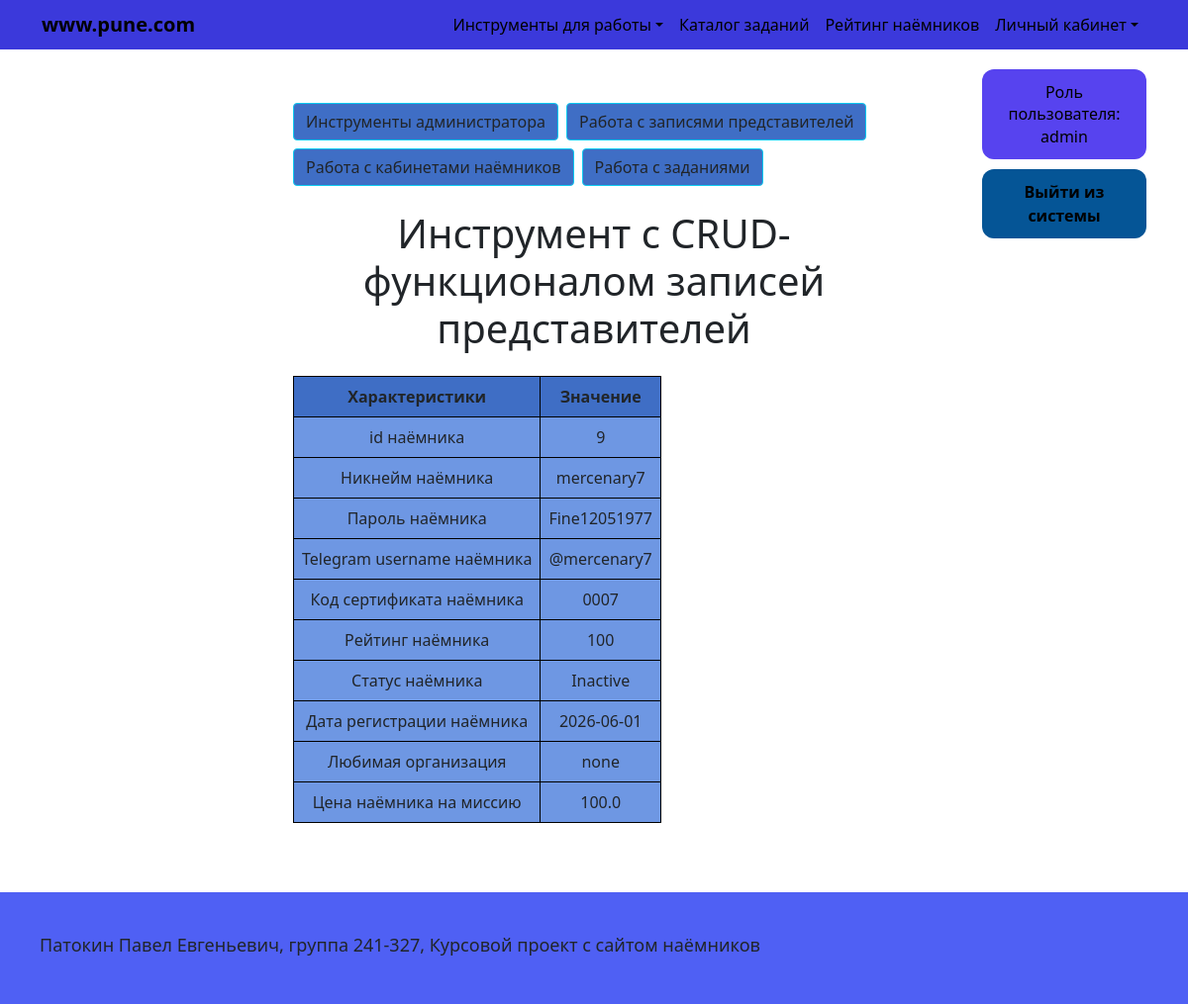
Screenshot of /READ_table_mercenary/9 (signed in) with the database file from the repository.
### app/models.py (models this page shows)
class User(db.Model, UserMixin):
    __tablename__ = "users"
    id = db.Column(db.Integer, primary_key=True)
    username = db.Column(db.Text, unique=True, nullable=False)
    password = db.Column(db.Text, nullable=False)
    registration_date = db.Column(db.Date)
    mercenary = db.relationship("Mercenary", back_populates="user", uselist=False, cascade="all, delete-orphan",)
    member = db.relationship("Member", back_populates="user", uselist=False, cascade="all, delete-orphan",)
    administrator = db.relationship("Administrator", back_populates="user", uselist=False, cascade="all, delete-orphan",)
    @property
    def role(self):
        if self.administrator:
            return "admin"
        if self.member:
            return "member"
        if self.mercenary:
            return "mercenary"
        return None

class Mercenary(db.Model):
    __tablename__ = "mercenaries"
    id_mercenary = db.Column(db.Integer, db.ForeignKey("users.id"), primary_key=True)
    telegram_username = db.Column(db.Text)
    certificate_code = db.Column(db.Text, db.ForeignKey("certificates.certificate_code")) # Код сертификата - текст
    rating_mercenary = db.Column(db.Integer)
    status_mercenary = db.Column(db.Text)
    favourite_fraction = db.Column(db.Text)
    price_mercenary = db.Column(db.Float)
    user = db.relationship("User", back_populates="mercenary")
    certificate = db.relationship("Certificate", back_populates="mercenary", uselist=False)  # #8
    tasks = db.relationship("Task", back_populates="executor")
    reports = db.relationship("Report", back_populates="mercenary")

### app/app.py (the view)
@app.route('/READ_table_mercenary/<int:id>', methods=['GET', 'POST'])
@check_rights(["admin"])
def READ_table_mercenary(id):
    user_role = auth() # Функция, которая отображает роль, если пользователь регистрировался или не регистрировался
    mercenary = (User.query
          .join(Mercenary, User.id == Mercenary.id_mercenary)
          .filter(User.id == id)
          .first()) #Поставляем данные нужного пользователя по его id
    return render_template('admin_tables/READ_table_mercenary.html', user_role=user_role, mercenary=mercenary)

### app/app.py (called while the page is built)
def check_rights(roles):
    def decorator(f):
        @wraps(f)
        def wrapper(*args, **kwargs):
            if not current_user.is_authenticated or current_user.role not in roles:
                flash("У вас недостаточно прав для доступа к данной странице.", "danger")
                return redirect(url_for('main_page'))
            if not current_user.is_authenticated:
                flash("Сначала войдите в систему", "danger")
                return redirect(url_for('authentication'))
            if current_user.role not in roles:
                flash("У вас недостаточно прав для доступа к данной странице.", "danger")
                return redirect(url_for('main_page'))
            return f(*args, **kwargs)
        return wrapper
    return decorator

@login_manager.user_loader
def load_user(user_id):
    return User.query.get(int(user_id))

@app.before_request
def before_request():
    if current_user.is_authenticated:
        user_id = int(current_user.id)
    else:
        user_id = None

def auth():
    if current_user.is_authenticated:
        return current_user.role
    else:
        return "none"

### app/templates/admin_tables/READ_table_mercenary.html
{% extends 'base.html' %}
{% block content %}
    <link rel="stylesheet" href="{{ url_for('static', filename='CRUD_table.css') }}">
    <div class="container py-4">
        <div class="d-flex flex-wrap gap-2 mb-4">
            <a class="btn btn-info text-dark" href="{{ url_for('admin') }}">Инструменты администратора</a>
            <a class="btn btn-info text-dark" href="{{ url_for('CRUD_table_member') }}">Работа с записями представителей</a>
            <a class="btn btn-info text-dark" href="{{ url_for('CRUD_table_mercenary') }}">Работа с кабинетами наёмников</a>
            <a class="btn btn-info text-dark" href="{{ url_for('CRUD_table_task') }}">Работа с заданиями</a>
        </div>
        <h1 class="mb-4">Инструмент с CRUD-функционалом записей представителей</h1>
        <table class="table table-bordered align-middle text-center w-auto">
            <thead>
                <tr>
                    <th>Характеристики</th>
                    <th>Значение</th>
                </tr>
            </thead>
            <tbody>
                <tr>
                    <td>id наёмника</td>
                    <td>{{ mercenary.id }}</td>
                </tr>
                <tr>
                    <td>Никнейм наёмника</td>
                    <td>{{ mercenary.username }}</td>
                </tr>
                <tr>
                    <td>Пароль наёмника</td>
                    <td>{{ mercenary.password }}</td>
                </tr>
                <tr>
                    <td>Telegram username наёмника</td>
                    <td>{{ mercenary.mercenary.telegram_username }}</td>
                </tr>
                <tr>
                    <td>Код сертификата наёмника</td>
                    <td>{{ mercenary.mercenary.certificate_code }}</td>
                </tr>
                <tr>
                    <td>Рейтинг наёмника</td>
                    <td>{{ mercenary.mercenary.rating_mercenary }}</td>
                </tr>
                <tr>
                    <td>Статус наёмника</td>
                    <td>{{ mercenary.mercenary.status_mercenary}}</td>
                </tr>
                <tr>
                    <td>Дата регистрации наёмника</td>
                    <td>{{ mercenary.registration_date }}</td>
                </tr>
                <tr>
                    <td>Любимая организация</td>
                    <td>{{ mercenary.mercenary.favourite_fraction }}</td>
                </tr>
                <tr>
                    <td>Цена наёмника на миссию</td>
                    <td>{{ mercenary.mercenary.price_mercenary }}</td>
                </tr>
            </tbody>
        </table>
    </div>
{% endblock %}

### app/static/base.css (style rules this page uses)
:root { --header-bg: #3b39db; --link-color: #000000; --link-hover: #000000; --link-hover-zone: #262ed3; --menu-bg: #7d63e0; --menu-item: #000000; --menu-hover: #6a4fc9; --main-bg-color: #5743EF; --page-border: #642c7b; --auth-btn: #055596; --auth-btn-hover: #184072; --footer-bg: #4f60f4; }

### app/static/CRUD_table.css (style rules this page uses)
:root { --header-bg: #3b39db; --link-color: #000000; --link-hover: #000000; --link-hover-zone: #262ed3; --menu-bg: #7d63e0; --menu-item: #000000; --menu-hover: #6a4fc9; --main-bg-color: #5743EF; --page-border: #642c7b; --auth-btn: #055596; --auth-btn-hover: #184072; --table-border-color: #000000; --table-thead-color: #3F6EC5; --table-tbody-color: #6E97E3; --btn-sm: #1661EB; --common-text-color: #000000; }
table { border-color: var(--table-border-color); }
thead { background-color: var(--table-thead-color); border-color: var(--table-border-color); }
tbody { background-color: var(--table-tbody-color); border-color: var(--table-border-color); }
.btn-info { background-color: var(--table-thead-color); }

### rows the page displays
User: id "9", username "mercenary7", password "Fine12051977", registration_date "2026-06-01"
Mercenary: mercenary.telegram_username "@mercenary7", mercenary.certificate_code "0007", mercenary.rating_mercenary "100", mercenary.status_mercenary "Inactive", mercenary.favourite_fraction "none", mercenary.price_mercenary "100.0"

### other values shown
{{ user_role }} "admin"
